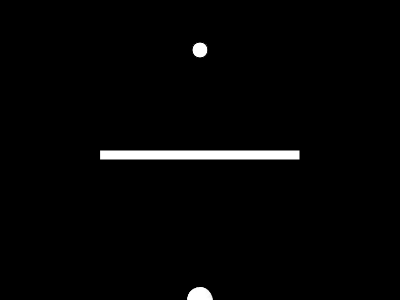
Frame 1 (no input)
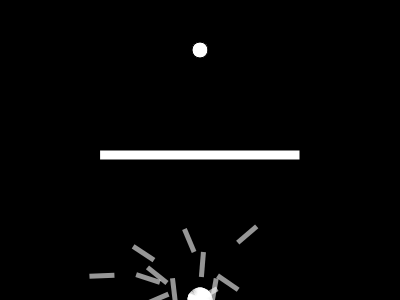
Frame 60 (no input)
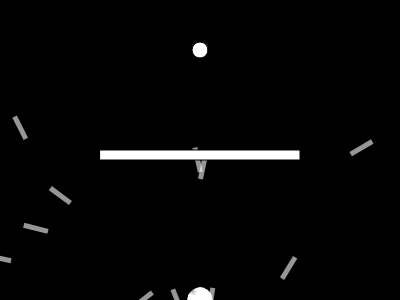
Frame 120 (the mouse pressed at the canvas centre since frame 60)

The p5.js sketch that drew these frames (run headless with seeded random() and noise() and a simulated clock; from frame 60 on, the mouse is pressed at the canvas centre):

// p5.js sketch
// ── sketch.js
let population;
let lifespan = 400;
let lifeP;
let genP;
let maxP;
let count = 0;
let target;
let maxforce = 0.2;

let generationCount = 1;
let globalMaxFit = 0;

let allCrashed = false;

let rx = 100;
let ry = 150;
let rw = 200;
let rh = 10;

function setup() {
  createCanvas(400,300);
  rocket = new Rocket();
  population = new Population();
  lifeP = createP();
  genP = createP();
  maxP = createP();
  target = createVector(width/2, 50);
}

function draw() {
  background(0);
  population.run();
  lifeP.html("Lifespan: " + count + "/" + lifespan);
  genP.html("Generation: " + generationCount);
  maxP.html("Current maximum fitness: " + globalMaxFit);

  if(count == lifespan) {
    //population = new Population();
    population.evaluate();
    population.selection();
    count = 0;
  }

  //Check to see if all rockets have crashed in order to cut off generation early
  allCrashed=true;
  population.rockets.forEach(rocket => {
    if(!rocket.crashed) {
      allCrashed = false;
    }
  });
  if(allCrashed) {
    count = lifespan-1;
  }

  fill(255);
  rect(rx, ry, rw, rh);

  count++;
  ellipse(target.x, target.y, 16, 16);
}

// ── dna.js
class DNA {
  constructor(genes) {
    // Conditional constructor which should work without an argument
    if(genes) {
      // empty argument case
      this.genes = genes;
    } else {
      // argument is defined
      this.genes = [];
      for(let i=0; i < lifespan; i++) {
        this.genes[i] = p5.Vector.random2D();
        this.genes[i].setMag(maxforce);
      }
    }
  }

  crossover(partner) {
    let newgenes = [];
    let mid = floor(random(this.genes.length));
    for(let i=0; i<this.genes.length; i++) {
      if(i>mid) {
        newgenes[i] = this.genes[i];
      } else {
        newgenes[i] = partner.genes[i];
      }
    }
    return new DNA(newgenes);
  }

  mutation() {
    for(let i=0; i<this.genes.length; i++) {
      if(random(1) < 0.01) {
        this.genes[i] = p5.Vector.random2D();
        this.genes[i].setMag(0.1);
      }
    }
  }
}
// ── population.js
function Population(){
  this.rockets = [];
  this.popsize = 50;
  this.matingpool = [];

  for(var i=0; i<this.popsize; i++){
    this.rockets[i] = new Rocket();
  }

  this.evaluate = function(){
    var maxfit = 0;
    for(var i=0; i < this.popsize; i++){
      this.rockets[i].calcFitness();
      if(this.rockets[i].fitness > maxfit){
        maxfit = this.rockets[i].fitness;
      }
    }
    for(var i=0; i < this.popsize; i++){
      this.rockets[i].fitness /= maxfit;
    }
    this.matingpool = [];
    for(var i=0; i < this.popsize; i++){
      var n = this.rockets[i].fitness * 100;
      for(var j=0; j < n; j++){
        this.matingpool.push(this.rockets[i]);
      }
    }
    globalMaxFit = maxfit;
  }

  this.selection = function(){
    var newRockets = [];
    for(var i=0; i<this.rockets.length; i++){
      var parentA = random(this.matingpool).dna;
      var parentB = random(this.matingpool).dna;
      var child = parentA.crossover(parentB);
      child.mutation();
      newRockets[i] = new Rocket(child);
    }
    this.rockets = newRockets;
    generationCount++;
  }

  this.run = function(){
    for(var i=0; i<this.popsize; i++){
      this.rockets[i].update();
      this.rockets[i].show();
    }
  }
}

// ── rocket.js
class Rocket {
  constructor(dna) {
    // Conditional constructor (capable of handling "no dna"):
    if(dna) {
      // dna provided as argument
      this.dna = dna;
    } else {
      // no argument provided to constructor
      this.dna = new DNA();
    }
    this.pos = createVector(width/2, height);
    this.vel = createVector();
    this.acc = createVector();
    this.completed = false;
    this.crashed = false;
    this.fitness = 0;
  }

  applyForce(force) {
    this.acc.add(force);
  }

  calcFitness() {
    let d = dist(this.pos.x, this.pos.y, target.x, target.y);
    this.fitness = map(d, 0, width, width, 0);
    //Try to promote passing the obstacle
    if(this.pos.y < ry) {
      this.fitness *= 2;
    }
    if(this.completed) {
      this.fitness *= 10;
    }
    if(this.crashed) {
      this.fitness /= 10;
    }
  }

  update() {
    let d = dist(this.pos.x, this.pos.y, target.x, target.y);
    if(d < 10) {
      this.completed = true;
      this.pos = target.copy();
    }

    if(this.pos.x > rx && this.pos.x < rx + rw && this.pos.y > ry && this.pos.y < ry + rh) {
      this.crashed = true;
    }

    if(this.pos.x > width || this.pos.x < 0) {
      this.crashed = true;
    }
    if(this.pos.y > height || this.pos.y < 0) {
      this.crashed = true;
    }

    this.applyForce(this.dna.genes[count]);
    if(!this.completed && !this.crashed) {
      this.vel.add(this.acc);
      this.pos.add(this.vel);
      this.acc.mult(0);
      this.vel.limit(4);
    }
  }

  show() {
    push();
    noStroke();
    fill(255,150);
    translate(this.pos.x, this.pos.y);
    rotate(this.vel.heading());
    rectMode(CENTER);
    rect(0,0,25,5);
    pop();
  }
}
